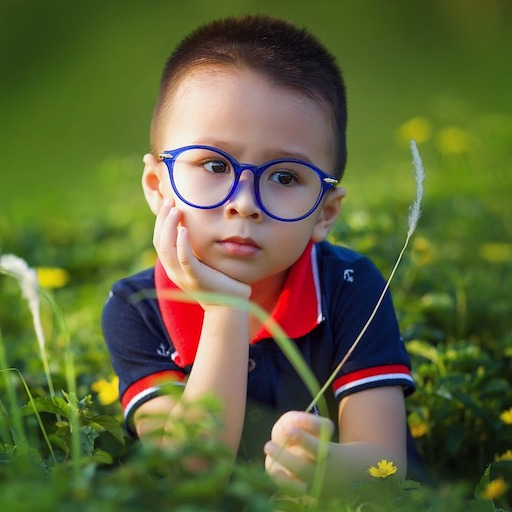
#> input picture assignments/cvtColor_implementation/sample.jpg, 512 x 512 px, found by its file name; its folder holds only this picture in this run
$ python app_HSV_single_pixel.py
#> lines starting #> are read from the running program, lines starting #| are printed output that depends on the picture
#> further down, img is the input picture: shape (512, 512, 3); mean B, G, R 57.8, 101.6, 95.4
import cv2
from data_path import DATA_PATH
import numpy as np


def rbgToHsv(r, g, b):
    # print("R: {} G: {} B: {}".format(r, g, b))
    r = r / 255
    g = g / 255
    b = b / 255

    maxRGB = max(r, g, b)
    minRGB = min(r, g, b)

    s = 0
    h = 0
    if maxRGB != 0:
        delta = maxRGB - minRGB
        s = (delta / maxRGB) * 255
        print("s: {} round: {} floor: {}".format(s, np.round(s, 1), np.floor(s)))
        if np.round(s, 1) - np.floor(s) >= 0.5:
            s = np.ceil(s)
        else:
            s = np.round(s)

        print("S org: {} rounded: {}".format((delta / maxRGB) * 255, s))

        if maxRGB == r:
            h = 60 * ((g - b) / delta) + 360
        elif maxRGB == g:
            h = 60 * ((b - r) / delta) + 120
        else:
            h = 60 * ((r - g) / delta) + 240

        if h < 0:
            h += 360

    print("H: {} S: {} V: {}".format(h / 2, s, maxRGB * 255))
    return np.round(h / 2), np.round(s), np.round(maxRGB * 255)


def convertToHsv(image):
    b, g, r = cv2.split(image)
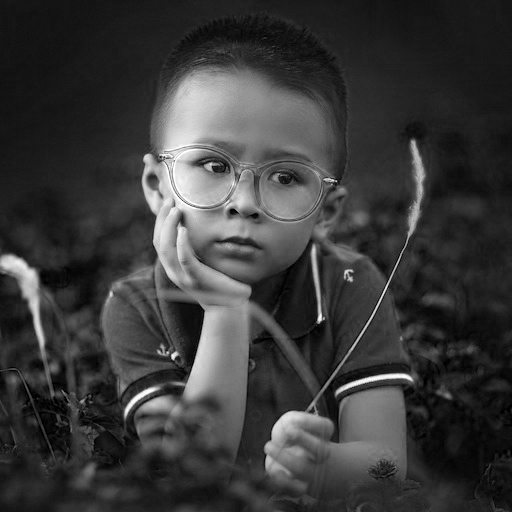
#> b: shape (512, 512); min 0, max 255, mean 57.8
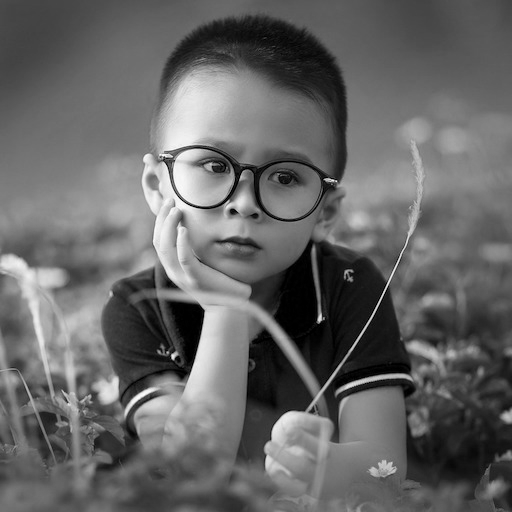
#> g: shape (512, 512); min 0, max 254, mean 101.6
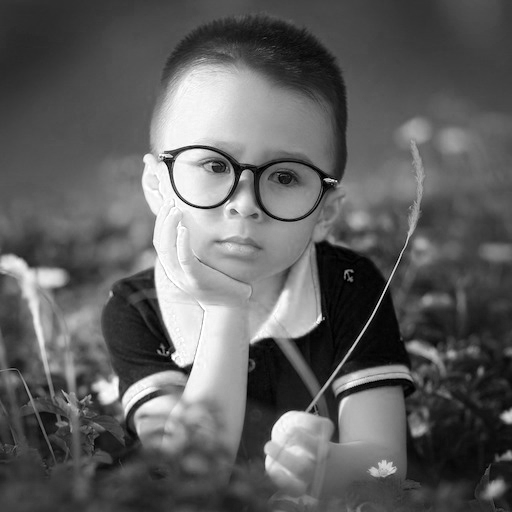
#> r: shape (512, 512); min 0, max 255, mean 95.4

    h, s, v = cv2.split(cv2.cvtColor(image, cv2.COLOR_BGR2HSV))
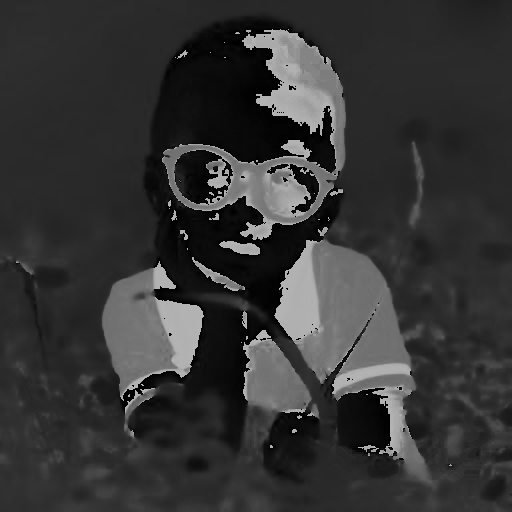
#> h: shape (512, 512); min 0, max 179, mean 52.8
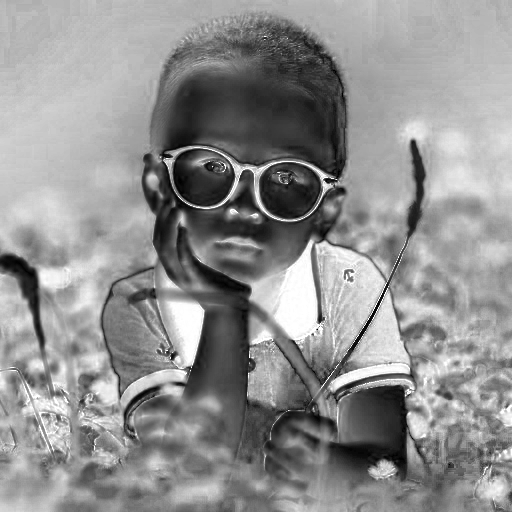
#> s: shape (512, 512); min 0, max 255, mean 143.9
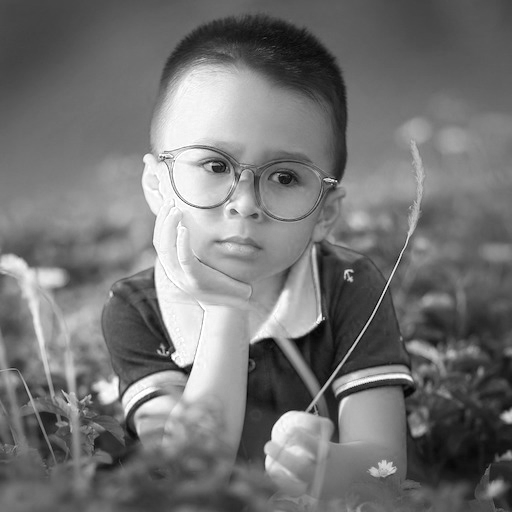
#> v: shape (512, 512); min 1, max 255, mean 115.7
    # for
    print("User designed HSV: ", rbgToHsv(r[511][352], g[511][352], b[511][352]))
#> in rbgToHsv, `r = r / 255`: r = 0.384
#> in rbgToHsv, `g = g / 255`: g = 0.502
#> in rbgToHsv, `b = b / 255`: b = 0.22
#> in rbgToHsv, `maxRGB = max(r, g, b)`: maxRGB = 0.502
#> in rbgToHsv, `minRGB = min(r, g, b)`: minRGB = 0.22
#> in rbgToHsv, `delta = maxRGB - minRGB`: delta = 0.282
#> in rbgToHsv, `s = (delta / maxRGB) * 255`: s = 143.4
#| s: 143.4375 round: 143.4 floor: 143.0
#> in rbgToHsv, `s = np.round(s)`: s = 143
#| S org: 143.4375 rounded: 143.0
#> in rbgToHsv, `h = 60 * ((b - r) / delta) + 120`: h = 85
#| H: 42.5 S: 143.0 V: 128.0
#| User designed HSV:  (42.0, 143.0, 128.0)
    print("CV HSV: ", h[511][352], s[511][352], v[511][352])
#| CV HSV:  43 143 128


img = cv2.imread(DATA_PATH + "sample.jpg")
convertToHsv(img)
